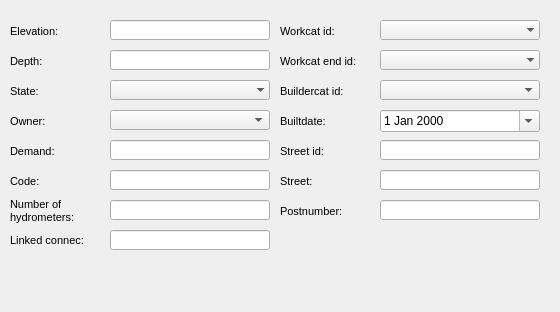
      <widget class="QWidget" name="page_3">
       <property name="geometry">
        <rect>
         <x>0</x>
         <y>0</y>
         <width>560</width>
         <height>312</height>
        </rect>
       </property>
       <attribute name="label">
        <string>Basic information</string>
       </attribute>
       <widget class="QLineEdit" name="tap_depth">
        <property name="geometry">
         <rect>
          <x>110</x>
          <y>50</y>
          <width>160</width>
          <height>20</height>
         </rect>
        </property>
        <property name="frame">
         <bool>true</bool>
        </property>
       </widget>
       <widget class="QLabel" name="label_tap_state">
        <property name="geometry">
         <rect>
          <x>10</x>
          <y>80</y>
          <width>90</width>
          <height>22</height>
         </rect>
        </property>
        <property name="font">
         <font>
          <pointsize>8</pointsize>
         </font>
        </property>
        <property name="frameShape">
         <enum>QFrame::NoFrame</enum>
        </property>
        <property name="frameShadow">
         <enum>QFrame::Plain</enum>
        </property>
        <property name="text">
         <string>State:</string>
        </property>
        <property name="textFormat">
         <enum>Qt::AutoText</enum>
        </property>
        <property name="scaledContents">
         <bool>false</bool>
        </property>
        <property name="alignment">
         <set>Qt::AlignLeading|Qt::AlignLeft|Qt::AlignVCenter</set>
        </property>
        <property name="margin">
         <number>3</number>
        </property>
       </widget>
       <widget class="QLineEdit" name="tap_elevation">
        <property name="geometry">
         <rect>
          <x>110</x>
          <y>20</y>
          <width>160</width>
          <height>20</height>
         </rect>
        </property>
        <property name="inputMask">
         <string/>
        </property>
        <property name="frame">
         <bool>true</bool>
        </property>
       </widget>
       <widget class="QComboBox" name="tap_workcat_id_end">
        <property name="geometry">
         <rect>
          <x>380</x>
          <y>50</y>
          <width>160</width>
          <height>20</height>
         </rect>
        </property>
        <property name="autoFillBackground">
         <bool>true</bool>
        </property>
        <property name="maxVisibleItems">
         <number>8</number>
        </property>
        <property name="frame">
         <bool>false</bool>
        </property>
       </widget>
       <widget class="QLabel" name="label_tap_depth">
        <property name="geometry">
         <rect>
          <x>10</x>
          <y>50</y>
          <width>90</width>
          <height>22</height>
         </rect>
        </property>
        <property name="font">
         <font>
          <pointsize>8</pointsize>
         </font>
        </property>
        <property name="frameShape">
         <enum>QFrame::NoFrame</enum>
        </property>
        <property name="frameShadow">
         <enum>QFrame::Plain</enum>
        </property>
        <property name="text">
         <string>Depth:</string>
        </property>
        <property name="textFormat">
         <enum>Qt::AutoText</enum>
        </property>
        <property name="scaledContents">
         <bool>false</bool>
        </property>
        <property name="alignment">
         <set>Qt::AlignLeading|Qt::AlignLeft|Qt::AlignVCenter</set>
        </property>
        <property name="margin">
         <number>3</number>
        </property>
       </widget>
       <widget class="QLabel" name="label_tap_buildercat_id">
        <property name="geometry">
         <rect>
          <x>280</x>
          <y>80</y>
          <width>101</width>
          <height>22</height>
         </rect>
        </property>
        <property name="font">
         <font>
          <pointsize>8</pointsize>
         </font>
        </property>
        <property name="frameShape">
         <enum>QFrame::NoFrame</enum>
        </property>
        <property name="frameShadow">
         <enum>QFrame::Plain</enum>
        </property>
        <property name="text">
         <string>Buildercat id:</string>
        </property>
        <property name="textFormat">
         <enum>Qt::AutoText</enum>
        </property>
        <property name="scaledContents">
         <bool>false</bool>
        </property>
        <property name="alignment">
         <set>Qt::AlignLeading|Qt::AlignLeft|Qt::AlignVCenter</set>
        </property>
        <property name="margin">
         <number>3</number>
        </property>
       </widget>
       <widget class="QLabel" name="label_tap_workcat_id_end">
        <property name="geometry">
         <rect>
          <x>280</x>
          <y>50</y>
          <width>101</width>
          <height>22</height>
         </rect>
        </property>
        <property name="font">
         <font>
          <pointsize>8</pointsize>
         </font>
        </property>
        <property name="frameShape">
         <enum>QFrame::NoFrame</enum>
        </property>
        <property name="frameShadow">
         <enum>QFrame::Plain</enum>
        </property>
        <property name="text">
         <string>Workcat end id:</string>
        </property>
        <property name="textFormat">
         <enum>Qt::AutoText</enum>
        </property>
        <property name="scaledContents">
         <bool>false</bool>
        </property>
        <property name="alignment">
         <set>Qt::AlignLeading|Qt::AlignLeft|Qt::AlignVCenter</set>
        </property>
        <property name="margin">
         <number>3</number>
        </property>
       </widget>
       <widget class="QLabel" name="label_tap_builtdate">
        <property name="geometry">
         <rect>
          <x>280</x>
          <y>110</y>
          <width>101</width>
          <height>22</height>
         </rect>
        </property>
        <property name="font">
         <font>
          <pointsize>8</pointsize>
         </font>
        </property>
        <property name="frameShape">
         <enum>QFrame::NoFrame</enum>
        </property>
        <property name="frameShadow">
         <enum>QFrame::Plain</enum>
        </property>
        <property name="text">
         <string>Builtdate:</string>
        </property>
        <property name="textFormat">
         <enum>Qt::AutoText</enum>
        </property>
        <property name="scaledContents">
         <bool>false</bool>
        </property>
        <property name="alignment">
         <set>Qt::AlignLeading|Qt::AlignLeft|Qt::AlignVCenter</set>
        </property>
        <property name="margin">
         <number>3</number>
        </property>
       </widget>
       <widget class="QComboBox" name="tap_workcat_id">
        <property name="geometry">
         <rect>
          <x>380</x>
          <y>20</y>
          <width>160</width>
          <height>20</height>
         </rect>
        </property>
        <property name="autoFillBackground">
         <bool>true</bool>
        </property>
        <property name="maxVisibleItems">
         <number>8</number>
        </property>
        <property name="frame">
         <bool>false</bool>
        </property>
       </widget>
       <widget class="QComboBox" name="tap_state">
        <property name="geometry">
         <rect>
          <x>110</x>
          <y>80</y>
          <width>160</width>
          <height>20</height>
         </rect>
        </property>
        <property name="autoFillBackground">
         <bool>true</bool>
        </property>
        <property name="maxVisibleItems">
         <number>8</number>
        </property>
        <property name="frame">
         <bool>false</bool>
        </property>
       </widget>
       <widget class="QLabel" name="label_tap_workcat_id">
        <property name="geometry">
         <rect>
          <x>280</x>
          <y>20</y>
          <width>90</width>
          <height>22</height>
         </rect>
        </property>
        <property name="font">
         <font>
          <pointsize>8</pointsize>
         </font>
        </property>
        <property name="frameShape">
         <enum>QFrame::NoFrame</enum>
        </property>
        <property name="frameShadow">
         <enum>QFrame::Plain</enum>
        </property>
        <property name="text">
         <string>Workcat id:</string>
        </property>
        <property name="textFormat">
         <enum>Qt::AutoText</enum>
        </property>
        <property name="scaledContents">
         <bool>false</bool>
        </property>
        <property name="alignment">
         <set>Qt::AlignLeading|Qt::AlignLeft|Qt::AlignVCenter</set>
        </property>
        <property name="margin">
         <number>3</number>
        </property>
       </widget>
       <widget class="QLabel" name="label_tap_elevation">
        <property name="geometry">
         <rect>
          <x>10</x>
          <y>20</y>
          <width>90</width>
          <height>22</height>
         </rect>
        </property>
        <property name="font">
         <font>
          <pointsize>8</pointsize>
         </font>
        </property>
        <property name="frameShape">
         <enum>QFrame::NoFrame</enum>
        </property>
        <property name="frameShadow">
         <enum>QFrame::Plain</enum>
        </property>
        <property name="text">
         <string>Elevation:</string>
        </property>
        <property name="textFormat">
         <enum>Qt::AutoText</enum>
        </property>
        <property name="scaledContents">
         <bool>false</bool>
        </property>
        <property name="alignment">
         <set>Qt::AlignLeading|Qt::AlignLeft|Qt::AlignVCenter</set>
        </property>
        <property name="margin">
         <number>3</number>
        </property>
       </widget>
       <widget class="QComboBox" name="tap_buildercat_id">
        <property name="geometry">
         <rect>
          <x>380</x>
          <y>80</y>
          <width>160</width>
          <height>20</height>
         </rect>
        </property>
       </widget>
       <widget class="QDateEdit" name="tap_builtdate">
        <property name="geometry">
         <rect>
          <x>380</x>
          <y>110</y>
          <width>160</width>
          <height>22</height>
         </rect>
        </property>
        <property name="calendarPopup">
         <bool>true</bool>
        </property>
       </widget>
       <widget class="QLineEdit" name="tap_streetaxis_id">
        <property name="geometry">
         <rect>
          <x>380</x>
          <y>140</y>
          <width>160</width>
          <height>20</height>
         </rect>
        </property>
        <property name="inputMask">
         <string/>
        </property>
        <property name="text">
         <string/>
        </property>
        <property name="frame">
         <bool>true</bool>
        </property>
       </widget>
       <widget class="QLabel" name="label_tap_streetaxis_id">
        <property name="geometry">
         <rect>
          <x>280</x>
          <y>140</y>
          <width>90</width>
          <height>22</height>
         </rect>
        </property>
        <property name="font">
         <font>
          <pointsize>8</pointsize>
         </font>
        </property>
        <property name="frameShape">
         <enum>QFrame::NoFrame</enum>
        </property>
        <property name="frameShadow">
         <enum>QFrame::Plain</enum>
        </property>
        <property name="text">
         <string>Street id:</string>
        </property>
        <property name="textFormat">
         <enum>Qt::AutoText</enum>
        </property>
        <property name="scaledContents">
         <bool>false</bool>
        </property>
        <property name="alignment">
         <set>Qt::AlignLeading|Qt::AlignLeft|Qt::AlignVCenter</set>
        </property>
        <property name="margin">
         <number>3</number>
        </property>
       </widget>
       <widget class="QLineEdit" name="tap_postnumber">
        <property name="geometry">
         <rect>
          <x>380</x>
          <y>200</y>
          <width>160</width>
          <height>20</height>
         </rect>
        </property>
        <property name="inputMask">
         <string/>
        </property>
        <property name="text">
         <string/>
        </property>
        <property name="frame">
         <bool>true</bool>
        </property>
       </widget>
       <widget class="QLineEdit" name="tap_streetname">
        <property name="geometry">
         <rect>
          <x>380</x>
          <y>170</y>
          <width>160</width>
          <height>20</height>
         </rect>
        </property>
        <property name="inputMask">
         <string/>
        </property>
        <property name="text">
         <string/>
        </property>
        <property name="frame">
         <bool>true</bool>
        </property>
       </widget>
       <widget class="QLabel" name="label_tap_postnumber">
        <property name="geometry">
         <rect>
          <x>280</x>
          <y>200</y>
          <width>131</width>
          <height>22</height>
         </rect>
        </property>
        <property name="font">
         <font>
          <pointsize>8</pointsize>
         </font>
        </property>
        <property name="frameShape">
         <enum>QFrame::NoFrame</enum>
        </property>
        <property name="frameShadow">
         <enum>QFrame::Plain</enum>
        </property>
        <property name="text">
         <string>Postnumber:</string>
        </property>
        <property name="textFormat">
         <enum>Qt::AutoText</enum>
        </property>
        <property name="scaledContents">
         <bool>false</bool>
        </property>
        <property name="alignment">
         <set>Qt::AlignLeading|Qt::AlignLeft|Qt::AlignVCenter</set>
        </property>
        <property name="margin">
         <number>3</number>
        </property>
       </widget>
       <widget class="QLabel" name="label_tap_streetname">
        <property name="geometry">
         <rect>
          <x>280</x>
          <y>170</y>
          <width>131</width>
          <height>22</height>
         </rect>
        </property>
        <property name="font">
         <font>
          <pointsize>8</pointsize>
         </font>
        </property>
        <property name="frameShape">
         <enum>QFrame::NoFrame</enum>
        </property>
        <property name="frameShadow">
         <enum>QFrame::Plain</enum>
        </property>
        <property name="text">
         <string>Street:</string>
        </property>
        <property name="textFormat">
         <enum>Qt::AutoText</enum>
        </property>
        <property name="scaledContents">
         <bool>false</bool>
        </property>
        <property name="alignment">
         <set>Qt::AlignLeading|Qt::AlignLeft|Qt::AlignVCenter</set>
        </property>
        <property name="margin">
         <number>3</number>
        </property>
       </widget>
       <widget class="QLabel" name="label_tap_code">
        <property name="geometry">
         <rect>
          <x>10</x>
          <y>170</y>
          <width>90</width>
          <height>22</height>
         </rect>
        </property>
        <property name="font">
         <font>
          <pointsize>8</pointsize>
         </font>
        </property>
        <property name="frameShape">
         <enum>QFrame::NoFrame</enum>
        </property>
        <property name="frameShadow">
         <enum>QFrame::Plain</enum>
        </property>
        <property name="text">
         <string>Code:</string>
        </property>
        <property name="textFormat">
         <enum>Qt::AutoText</enum>
        </property>
        <property name="scaledContents">
         <bool>false</bool>
        </property>
        <property name="alignment">
         <set>Qt::AlignLeading|Qt::AlignLeft|Qt::AlignVCenter</set>
        </property>
        <property name="margin">
         <number>3</number>
        </property>
       </widget>
       <widget class="QLabel" name="label_tap_demand">
        <property name="geometry">
         <rect>
          <x>10</x>
          <y>140</y>
          <width>90</width>
          <height>22</height>
         </rect>
        </property>
        <property name="font">
         <font>
          <pointsize>8</pointsize>
         </font>
        </property>
        <property name="frameShape">
         <enum>QFrame::NoFrame</enum>
        </property>
        <property name="frameShadow">
         <enum>QFrame::Plain</enum>
        </property>
        <property name="text">
         <string>Demand:</string>
        </property>
        <property name="textFormat">
         <enum>Qt::AutoText</enum>
        </property>
        <property name="scaledContents">
         <bool>false</bool>
        </property>
        <property name="alignment">
         <set>Qt::AlignLeading|Qt::AlignLeft|Qt::AlignVCenter</set>
        </property>
        <property name="margin">
         <number>3</number>
        </property>
       </widget>
       <widget class="QLabel" name="label_tap_n_hydrometer">
        <property name="geometry">
         <rect>
          <x>10</x>
          <y>195</y>
          <width>90</width>
          <height>31</height>
         </rect>
        </property>
        <property name="font">
         <font>
          <pointsize>8</pointsize>
         </font>
        </property>
        <property name="frameShape">
         <enum>QFrame::NoFrame</enum>
        </property>
        <property name="frameShadow">
         <enum>QFrame::Plain</enum>
        </property>
        <property name="text">
         <string>Number of hydrometers:</string>
        </property>
        <property name="textFormat">
         <enum>Qt::AutoText</enum>
        </property>
        <property name="scaledContents">
         <bool>false</bool>
        </property>
        <property name="alignment">
         <set>Qt::AlignLeading|Qt::AlignLeft|Qt::AlignVCenter</set>
        </property>
        <property name="wordWrap">
         <bool>true</bool>
        </property>
        <property name="margin">
         <number>3</number>
        </property>
       </widget>
       <widget class="QComboBox" name="tap_ownercat_id">
        <property name="geometry">
         <rect>
          <x>110</x>
          <y>110</y>
          <width>160</width>
          <height>20</height>
         </rect>
        </property>
       </widget>
       <widget class="QLabel" name="label_tap_owner">
        <property name="geometry">
         <rect>
          <x>10</x>
          <y>110</y>
          <width>90</width>
          <height>22</height>
         </rect>
        </property>
        <property name="font">
         <font>
          <pointsize>8</pointsize>
         </font>
        </property>
        <property name="frameShape">
         <enum>QFrame::NoFrame</enum>
        </property>
        <property name="frameShadow">
         <enum>QFrame::Plain</enum>
        </property>
        <property name="text">
         <string>Owner:</string>
        </property>
        <property name="textFormat">
         <enum>Qt::AutoText</enum>
        </property>
        <property name="scaledContents">
         <bool>false</bool>
        </property>
        <property name="alignment">
         <set>Qt::AlignLeading|Qt::AlignLeft|Qt::AlignVCenter</set>
        </property>
        <property name="margin">
         <number>3</number>
        </property>
       </widget>
       <widget class="QLineEdit" name="tap_demand">
        <property name="geometry">
         <rect>
          <x>110</x>
          <y>140</y>
          <width>160</width>
          <height>20</height>
         </rect>
        </property>
        <property name="font">
         <font>
          <pointsize>8</pointsize>
         </font>
        </property>
        <property name="frame">
         <bool>true</bool>
        </property>
       </widget>
       <widget class="QLineEdit" name="tap_n_hydrometer">
        <property name="geometry">
         <rect>
          <x>110</x>
          <y>200</y>
          <width>160</width>
          <height>20</height>
         </rect>
        </property>
        <property name="font">
         <font>
          <pointsize>8</pointsize>
         </font>
        </property>
        <property name="frame">
         <bool>true</bool>
        </property>
       </widget>
       <widget class="QLineEdit" name="tap_code">
        <property name="geometry">
         <rect>
          <x>110</x>
          <y>170</y>
          <width>160</width>
          <height>20</height>
         </rect>
        </property>
        <property name="font">
         <font>
          <pointsize>8</pointsize>
         </font>
        </property>
        <property name="frame">
         <bool>true</bool>
        </property>
       </widget>
       <widget class="QLabel" name="label_tap_linked_connec">
        <property name="geometry">
         <rect>
          <x>10</x>
          <y>230</y>
          <width>96</width>
          <height>21</height>
         </rect>
        </property>
        <property name="font">
         <font>
          <pointsize>8</pointsize>
         </font>
        </property>
        <property name="frameShape">
         <enum>QFrame::NoFrame</enum>
        </property>
        <property name="frameShadow">
         <enum>QFrame::Plain</enum>
        </property>
        <property name="text">
         <string>Linked connec:</string>
        </property>
        <property name="textFormat">
         <enum>Qt::AutoText</enum>
        </property>
        <property name="scaledContents">
         <bool>false</bool>
        </property>
        <property name="alignment">
         <set>Qt::AlignLeading|Qt::AlignLeft|Qt::AlignVCenter</set>
        </property>
        <property name="wordWrap">
         <bool>false</bool>
        </property>
        <property name="margin">
         <number>3</number>
        </property>
       </widget>
       <widget class="QLineEdit" name="tap_linked_connec">
        <property name="geometry">
         <rect>
          <x>110</x>
          <y>230</y>
          <width>160</width>
          <height>20</height>
         </rect>
        </property>
        <property name="inputMask">
         <string/>
        </property>
        <property name="text">
         <string/>
        </property>
        <property name="frame">
         <bool>true</bool>
        </property>
       </widget>
      </widget>
